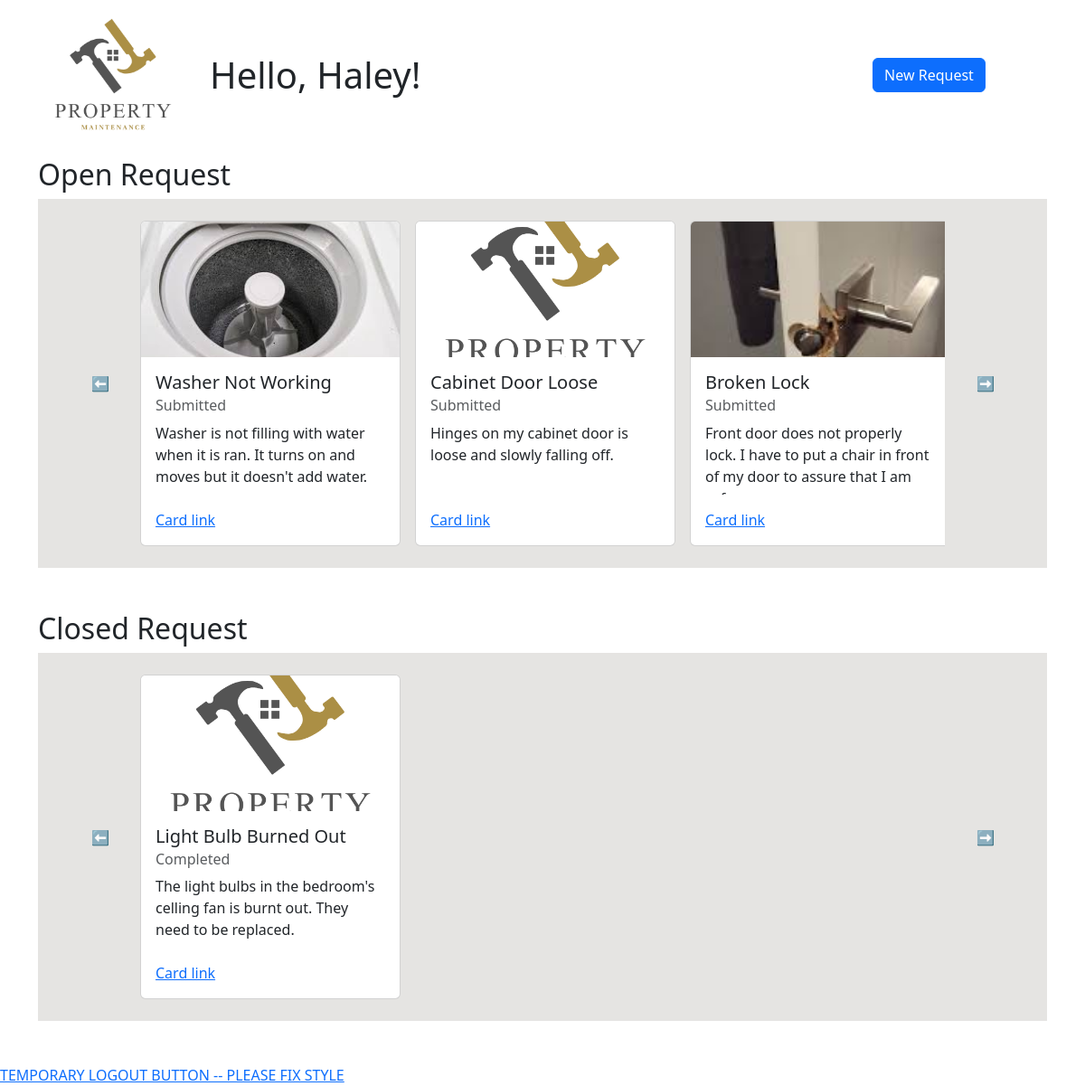
The app's page /tenant-dashboard/ (signed in) with its own data.
### ticketsystem/models.py (models this page shows, shortened)
class Ticket(models.Model):
    title = models.CharField(max_length=200)
    description = models.TextField()
    CATEGORY_CHOICES = [
        ('electrical', 'Electrical'),
        ('plumbing', 'Plumbing'),
        ('general', 'General'),
    ]
    category = models.CharField(max_length=20, choices=CATEGORY_CHOICES)
    STATUS_CHOICES = [
        ('submitted', 'Submitted'),
        ('in_progress', 'In Progress'),
        ('completed', 'Completed'),
    ]
    status = models.CharField(max_length=20, choices=STATUS_CHOICES, default='submitted')
    PRIORITY_CHOICES = [
        ('low', 'Low'),
        ('medium', 'Medium'),
        ('high', 'High'),
    ]
    priority = models.CharField(max_length=10, choices=PRIORITY_CHOICES, default='medium')
    created_date = models.DateTimeField(auto_now_add=True)
    updated_date = models.DateTimeField(auto_now=True)
    completed_date = models.DateTimeField(null=True, blank=True) # based on status
    image = models.ImageField(upload_to='ticket_images/', null=True, blank=True)
    submitter = models.ForeignKey(settings.AUTH_USER_MODEL, on_delete=models.CASCADE, related_name='submitted_tickets')
    assigned_admin = models.ForeignKey(settings.AUTH_USER_MODEL, on_delete=models.SET_NULL, null=True, blank=True, related_name='assigned_tickets')

### ticketsystem/views.py (the view)
# urls.py: path('tenant-dashboard/', tenant_dashboard, name="tenant_dashboard"),
@login_required(login_url="/")
def tenant_dashboard(request):
    context = {
        'user': request.user,
        'tickets': Ticket.objects.all()
    }
    return render(request, 'tenant_dashboard.html', context)

### ticketsystem/templates/tenant_dashboard.html (shortened to what this page needs)
<!DOCTYPE html>
{% load static %}
<html lang="en">
<head>
    {% load bootstrap5 %}
    {% bootstrap_css %}
</head>
<body>
    <div class="container">
        <div class="row">
            <div class="col-sm-2 align-self-center mx-auto d-flex justify-content-center" >
                <img src="../../media/logo_light.png" class="img-fluid" alt="Property Maintenance">
            </div>
            <div class="col-lg my-auto">
                {% if user.is_authenticated %}
                <h1 class="my-auto">Hello, {{ user.username|capfirst }}!</h1>
                {% else %}
                    <p>Hello, Guest!</p>
                {% endif %}
            </div>
            <div class="col-sm-3 my-auto text-center" >
                    <a class="btn btn-primary" href="{% url 'ticket_create' %}" role="button">New Request</a>
            </div>
        </div>
    </div>
    <div class="container my-2">
            <h2>Open Request</h2>
            <div class="flex-row d-flex p-4 " style="background-color: #E5E4E2">
                <div class="col-1 align-self-center mx-auto d-flex justify-content-center">
                    ⬅️
                </div>
                <div class="col-md overflow-hidden position-relative " style="overflow-x: auto;">
                    <div class="d-flex flex-row gap-3 mx-auto" style="min-height:200px; overflow-x: auto;" >
                        {% for ticket in tickets %}
                            {% if ticket.submitter == user and ticket.status != "completed" %}
                                <div class="card flex-shrink-0" style="width: 18rem;">
                                    {% if ticket.image != "" %}
                                        <img class="card-img-top" style="max-height:150px; object-fit: cover;" src="{{ ticket.image.url }}" />
                                    {% else %}
                                        <img class="card-img-top" style="max-height:150px; object-fit: cover;" src="../../media/logo_light.png" />
                                    {% endif %}
                                    <div class="card-body">
                                    <h5 class="card-title overflow-hidden" style="height: 24px;">{{ ticket.title|title }}</h5>
                                    <h6 class="card-subtitle mb-2 text-muted">{{ ticket.status|capfirst }}</h6>
                                    <p class="card-text overflow-hidden" style="height: 80px;">{{ ticket.description|capfirst }}</p>
                                    <a href="{% url 'page' id=ticket.id %}" class="card-link stretched-link">Card link</a>
                                    </div>
                                </div>
                            {% endif %}
                        {% endfor %}
                    </div>
                </div>
                <div class="col-1 align-self-center d-flex justify-content-center">
                    ➡️
                </div>
            </div>
    </div>
    <div class="container my-5">
            <h2>Closed Request</h2>
            <div class="flex-row d-flex p-4 " style="background-color: #E5E4E2">
                <div class="col-1 align-self-center mx-auto d-flex justify-content-center">
                    ⬅️
                </div>
                <div class="col-md  overflow-hidden position-relative " style="overflow-x: auto;"">
                    <div class="d-flex flex-row gap-3 overflow-auto mx-auto" style="min-height:200px;" >
                        {% for ticket in tickets %}
                            {% if ticket.submitter == user and ticket.status == "completed" %}
                                <div class="card" style="width: 18rem;">
                                    {% if ticket.image != "" %}
                                        <img class="card-img-top" style="max-height:150px; object-fit: cover;" src="{{ ticket.image.url }}" />
                                    {% else %}
                                        <img class="card-img-top" style="max-height:150px; object-fit: cover;" src="../../media/logo_light.png" />
                                    {% endif %}
                                    <div class="card-body">
                                    <h5 class="card-title overflow-hidden" style="height: 24px;">{{ ticket.title }}</h5>
                                    <h6 class="card-subtitle mb-2 text-muted">{{ ticket.status|capfirst }}</h6>
                                    <p class="card-text overflow-hidden" style="height: 80px;">{{ ticket.description }}</p>
                                    <a href="" class="card-link stretched-link">Card link</a>
                                    </div>
                                </div>
                            {% endif %}
                        {% endfor %}
                    </div>
                </div>
                <div class="col-1 align-self-center d-flex justify-content-center">
                    ➡️
                </div>
            </div>
    </div>
    <div>
        <a href="{% url 'logout' %}">TEMPORARY LOGOUT BUTTON -- PLEASE FIX STYLE</a>
    </div>
</body>
</html>

### ticketsystem/templates/tenant_dashboard.html (style rules this page uses)
.card { transition:box-shadow 0.5s, border-color; }

### records on screen
Ticket: image (picture), title "Washer Not Working", status "Submitted", description "Washer is not filling with water when it is ran. It turns on and moves but it doesn't add water."
Ticket: title "Cabinet Door Loose", status "Submitted", description "Hinges on my cabinet door is loose and slowly falling off."
Ticket: image (picture), title "Broken Lock", status "Submitted", description "Front door does not properly lock. I have to put a chair in front of my door to assure that I am…"
Ticket: title "Light Bulb Burned Out", status "Completed", description "The light bulbs in the bedroom's celling fan is burnt out. They need to be replaced."

### other values on screen
{{ user.username|capfirst }} "Haley"
